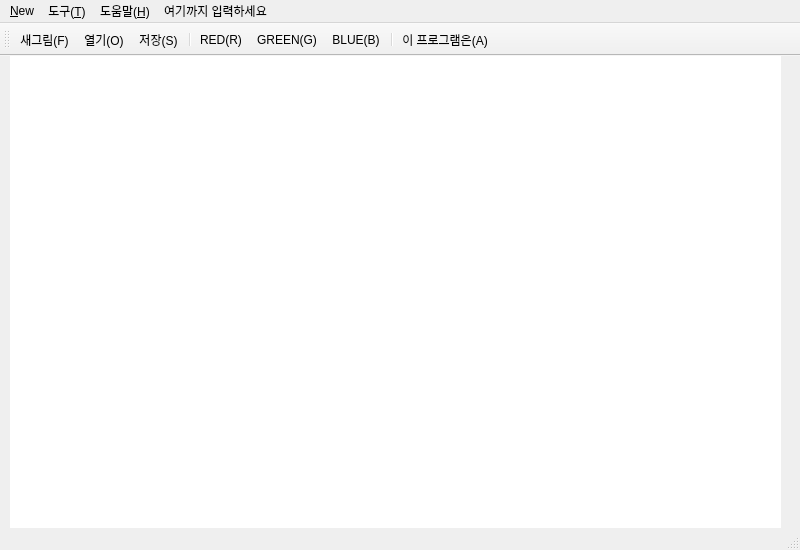
<?xml version="1.0" encoding="UTF-8"?>
<ui version="4.0">
 <class>MainWindow</class>
 <widget class="QMainWindow" name="MainWindow">
  <property name="geometry">
   <rect>
    <x>0</x>
    <y>0</y>
    <width>800</width>
    <height>550</height>
   </rect>
  </property>
  <property name="windowTitle">
   <string>MainWindow</string>
  </property>
  <widget class="QWidget" name="centralwidget">
   <widget class="QLabel" name="label">
    <property name="geometry">
     <rect>
      <x>10</x>
      <y>0</y>
      <width>771</width>
      <height>481</height>
     </rect>
    </property>
    <property name="sizePolicy">
     <sizepolicy hsizetype="Fixed" vsizetype="Fixed">
      <horstretch>0</horstretch>
      <verstretch>0</verstretch>
     </sizepolicy>
    </property>
    <property name="styleSheet">
     <string notr="true">background-color:white;</string>
    </property>
    <property name="text">
     <string/>
    </property>
   </widget>
  </widget>
  <widget class="QMenuBar" name="menubar">
   <property name="geometry">
    <rect>
     <x>0</x>
     <y>0</y>
     <width>800</width>
     <height>24</height>
    </rect>
   </property>
   <widget class="QMenu" name="menu_New">
    <property name="title">
     <string>&amp;New</string>
    </property>
    <addaction name="action_file"/>
    <addaction name="action_Open"/>
    <addaction name="action_Save"/>
    <addaction name="action_S"/>
   </widget>
   <widget class="QMenu" name="menu_T">
    <property name="title">
     <string>도구(&amp;T)</string>
    </property>
    <widget class="QMenu" name="menu_P">
     <property name="title">
      <string>펜(&amp;P)</string>
     </property>
     <addaction name="actionRED_R"/>
     <addaction name="actionGREEN_G"/>
     <addaction name="actionBLUE_B"/>
    </widget>
    <addaction name="menu_P"/>
   </widget>
   <widget class="QMenu" name="menu_H">
    <property name="title">
     <string>도움말(&amp;H)</string>
    </property>
    <addaction name="action_H"/>
    <addaction name="action_A"/>
   </widget>
   <widget class="QMenu" name="menu">
    <property name="title">
     <string>여기까지 입력하세요</string>
    </property>
   </widget>
   <addaction name="menu_New"/>
   <addaction name="menu_T"/>
   <addaction name="menu_H"/>
   <addaction name="menu"/>
  </widget>
  <widget class="QStatusBar" name="statusbar"/>
  <widget class="QToolBar" name="toolBar">
   <property name="windowTitle">
    <string>toolBar</string>
   </property>
   <attribute name="toolBarArea">
    <enum>TopToolBarArea</enum>
   </attribute>
   <attribute name="toolBarBreak">
    <bool>false</bool>
   </attribute>
   <addaction name="action_file"/>
   <addaction name="action_Open"/>
   <addaction name="action_Save"/>
   <addaction name="separator"/>
   <addaction name="actionRED_R"/>
   <addaction name="actionGREEN_G"/>
   <addaction name="actionBLUE_B"/>
   <addaction name="separator"/>
   <addaction name="action_A"/>
  </widget>
  <action name="action_file">
   <property name="icon">
    <iconset resource="resourse.qrc/resourse.qrc">
     <normaloff>:/icon/new.png</normaloff>:/icon/new.png</iconset>
   </property>
   <property name="text">
    <string>새그림(&amp;F)</string>
   </property>
  </action>
  <action name="action_Open">
   <property name="icon">
    <iconset resource="resourse.qrc/resourse.qrc">
     <normaloff>:/icon/open.png</normaloff>:/icon/open.png</iconset>
   </property>
   <property name="text">
    <string>열기(&amp;O)</string>
   </property>
  </action>
  <action name="action_Save">
   <property name="icon">
    <iconset resource="resourse.qrc/resourse.qrc">
     <normaloff>:/icon/save.png</normaloff>:/icon/save.png</iconset>
   </property>
   <property name="text">
    <string>저장(&amp;S)</string>
   </property>
  </action>
  <action name="action_S">
   <property name="icon">
    <iconset resource="resourse.qrc/resourse.qrc">
     <normaloff>:/icon/exit.png</normaloff>:/icon/exit.png</iconset>
   </property>
   <property name="text">
    <string>종료(&amp;S)</string>
   </property>
  </action>
  <action name="action_H">
   <property name="icon">
    <iconset resource="resourse.qrc/resourse.qrc">
     <normaloff>:/icon/about.png</normaloff>:/icon/about.png</iconset>
   </property>
   <property name="text">
    <string>더보기(&amp;H)</string>
   </property>
  </action>
  <action name="actionRED_R">
   <property name="icon">
    <iconset resource="resourse.qrc/resourse.qrc">
     <normaloff>:/icon/red.png</normaloff>:/icon/red.png</iconset>
   </property>
   <property name="text">
    <string>RED(&amp;R)</string>
   </property>
  </action>
  <action name="actionGREEN_G">
   <property name="icon">
    <iconset resource="resourse.qrc/resourse.qrc">
     <normaloff>:/icon/green.png</normaloff>:/icon/green.png</iconset>
   </property>
   <property name="text">
    <string>GREEN(&amp;G)</string>
   </property>
  </action>
  <action name="actionBLUE_B">
   <property name="icon">
    <iconset resource="resourse.qrc/resourse.qrc">
     <normaloff>:/icon/blue.png</normaloff>:/icon/blue.png</iconset>
   </property>
   <property name="text">
    <string>BLUE(&amp;B)</string>
   </property>
  </action>
  <action name="action_A">
   <property name="icon">
    <iconset resource="resourse.qrc/resourse.qrc">
     <normaloff>:/icon/about.png</normaloff>:/icon/about.png</iconset>
   </property>
   <property name="text">
    <string>이 프로그램은...(&amp;A)</string>
   </property>
  </action>
 </widget>
 <resources>
  <include location="resourse.qrc/resourse.qrc"/>
 </resources>
 <connections/>
</ui>
